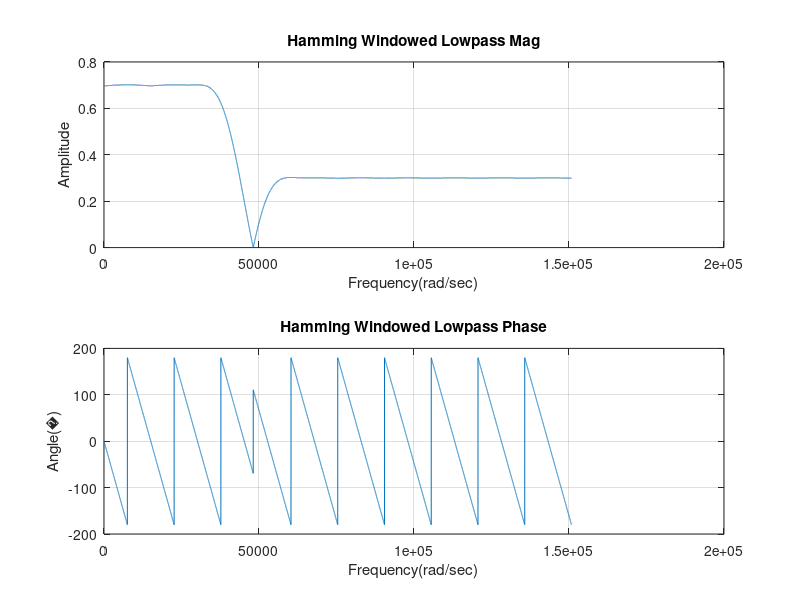

Write the MATLAB code that produced this figure.
clc;clear;close all;
%Lowpass filter with hamming window, odd number of samples
fp = 5.2e3;f1 = 9.2e3;fs = 48e3;f = 0:fs/2;w = 2*pi.*f;fc = (fp+f1)/2;Ts = 1/fs;Z = exp(1i.*w.*Ts);L = round(3.3*(fs/(f1-fp)));
stAtten = 50;pbAtten = .3;Wc = 2*pi*fc;n = 0:L+1;hLP = zeros(1,length(n));
for i=0:L+1
    hLP(i+1) = sin(Wc*Ts.*(i-(L/2)))/(pi.*(i-(L/2))); %LP filter equation h(nt)
end
hamm = .54+.46*cos((2*pi.*n)./L);winFiltHamm = hLP.*hamm;
summFreqHamm = zeros(1,length(Z));
for k=0:fs/2
    sum = 0;
for N=-L/2:L/2
    if (N~=0) 
        sum = sum + (((sin(Wc*Ts*N)/(pi*N))*(.54+.46*cos((2*pi*N)/L)))*exp(1i*2*pi*k*Ts*(-N)));
    end
end
    summFreqHamm(k+1) = sum;
end
filtFreqHamm = Z.^(-L/2).*summFreqHamm;
subplot(211);
plot(w,abs(filtFreqHamm));
title('Hamming Windowed Lowpass Mag');
xlabel('Frequency(rad/sec)');
ylabel('Amplitude');
grid on;
subplot(212);
plot(w, rad2deg(angle(filtFreqHamm)));
title('Hamming Windowed Lowpass Phase');
xlabel('Frequency(rad/sec)');
yAxis = sprintf('Angle(%c)',char(176));
ylabel(yAxis);
grid on;  